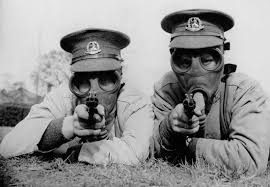
#> input picture Image/input/army.jpg, 270 x 187 px, found by its file name
$ jupyter execute --allow-errors Untitled.ipynb
#> lines starting #> are read from the running program, lines starting #| are printed output that depends on the picture
[cell 1]
import skimage

[cell 2]
im = skimage.io.imread('army.jpg',as_gray=True)
#> im is the input picture: shape (187, 270) float64; min 0, max 0.953, mean 0.573

[cell 3]
skimage.io.imshow(im)

[cell 4]
l = list(im)
#> l = 187 items

[cell 5]
len(l[::])
#> Out = 187

[cell 6]
import matplotlib.pyplot as plt
import numpy as np

[cell 7]
sin = lambda x: np.sin(x)

[cell 8]
q = 2

[cell 9]
plt.plot(list(range(q)),sin(list(range(q))))
plt.savefig('sin.jpg')
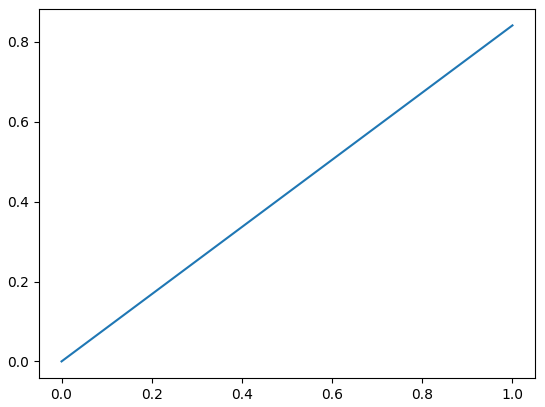
#> figure drawn by matplotlib, 1 panel

[cell 10]
import skimage

im = skimage.io.imread("army.jpg",as_gray=True)
for i in range(im.shape[0]):
    s = ""
    for j in range(im.shape[1]):
        s += f"{im[i][j]} "
    print(s)

[cell 11]
img = list(im)
#> img = 187 items

[cell 12]
l = []
for i in img:
    if(len(i) not in l):
        l.append(len(i))
#> after the loop, l = [270]
print(max(l))


$ run again, with Image/input/linus.jpg copied over Image/input/army.jpg
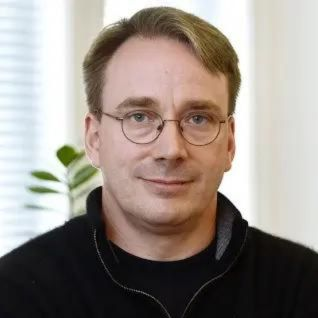
#> input picture Image/input/linus.jpg, 318 x 318 px, found by its file name
#> `im = skimage.io.imread('army.jpg',as_gray=True)`:
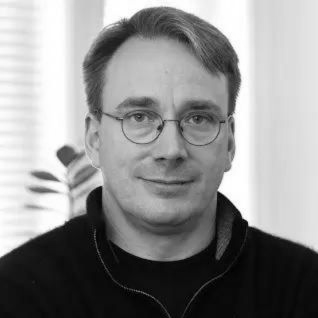
#> im: shape (318, 318) float64; min 0, max 1, mean 0.561
#> `l = list(im)`: l = 318 items
#> Out = 318
#> img = 318 items
#> after the loop `for i in img:`: l = [318]

$ run again, with Image/input/priyanshu.jpg copied over Image/input/army.jpg
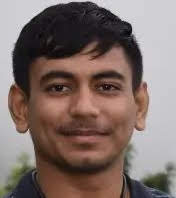
#> input picture Image/input/priyanshu.jpg, 176 x 198 px, found by its file name
#> `im = skimage.io.imread('army.jpg',as_gray=True)`:
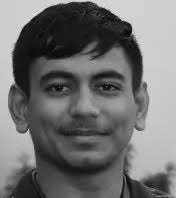
#> im: shape (198, 176) float64; min 0.00113, max 0.92, mean 0.441
#> `l = list(im)`: l = 198 items
#> Out = 198
#> img = 198 items
#> after the loop `for i in img:`: l = [176]
